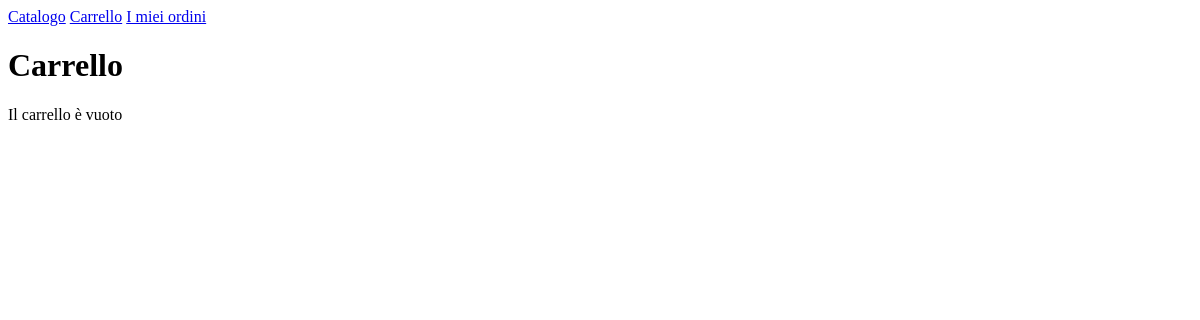
Before: /carrello/ (signed in) with the older database file.
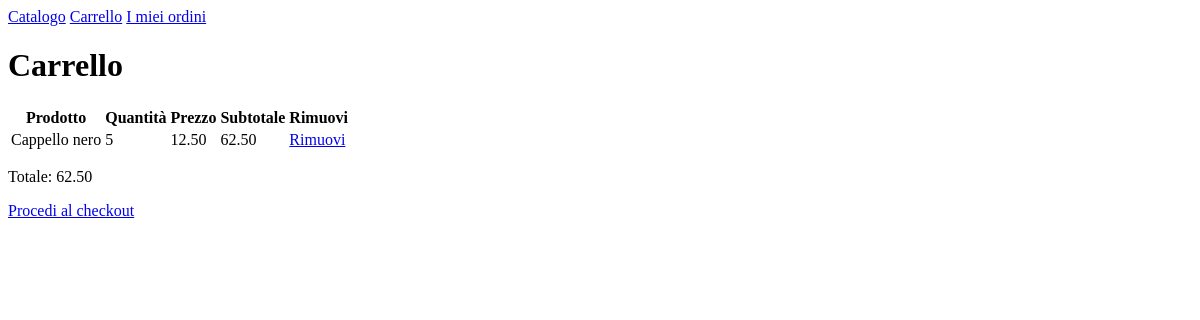
After: the same page with the newer database file.
### cart/models.py (models this page shows)
class CartItem(models.Model):
    cart = models.ForeignKey(Cart, on_delete=models.CASCADE)
    product = models.ForeignKey(Product, on_delete=models.CASCADE)
    quantity = models.PositiveIntegerField()
    class Meta:
        unique_together = ("cart", "product")
    def get_subtotal(self):
        return self.product.price * self.quantity

### products/models.py (models this page shows, shortened)
class Product(models.Model):
    name = models.CharField(max_length=100)
    description = models.TextField(blank=True)
    price = models.DecimalField(max_digits=7, decimal_places=2, validators=[MinValueValidator(Decimal('0.01'))])
    stock = models.PositiveIntegerField()
    category = models.ForeignKey(Category, on_delete=models.PROTECT)
    is_active = models.BooleanField(default=True)
    created_at = models.DateTimeField(auto_now_add=True)

### cart/views.py (the view)
# urls.py: path('', views.cart_detail, name="carrello"),
@login_required
def cart_detail(request):
    try:
        cart = request.user.cart
        items = cart.cartitem_set.all()
        total = cart.get_total()
    except Cart.DoesNotExist:
        items = []
        total = 0
    context={"items":items, "total": total}
    return render(request, 'cart/carrello.html', context)

### cart/models.py (called while the page is built)
    def get_total(self):
        totale=0
        for item in self.cartitem_set.all():
            totale += item.get_subtotal()
        return totale

### cart/templates/cart/carrello.html (shortened to what this page needs)
{% extends "base.html" %}
{% block content %}
<h1>Carrello</h1>
{% if items %}
<table>
    <thead>
        <tr>
            <th>Prodotto</th>
            <th>Quantità</th>
            <th>Prezzo</th>
            <th>Subtotale</th>
            <th>Rimuovi</th>
        </tr>
    </thead>
    <tbody>
        {% for item in items %}
        <tr>
            <td>{{ item.product.name }}</td>
            <td>{{ item.quantity }}</td>
            <td>{{ item.product.price }}</td>
            <td>{{ item.get_subtotal }}</td>
            <td>
                <a href="{% url 'remove_from_cart' item.pk %}">Rimuovi</a>
            </td>
        </tr>
        {% endfor %}
    </tbody>
</table>
<p>Totale: {{ total }}</p>
<a href="{% url 'checkout' %}">Procedi al checkout</a>
{% else %}
<p>Il carrello è vuoto</p>
{% endif %}
{% endblock %}

Changed rows visible on the page:
added CartItem: product.name "Cappello nero", quantity "5", product.price "12.50", get_subtotal "62.50"
Other visible differences:
{{ total }}: (not shown) → "62.50"
text no longer shown: "Il carrello è vuoto"
text now shown: "Prodotto Quantità Prezzo Subtotale Rimuovi Totale: Procedi al checkout"
